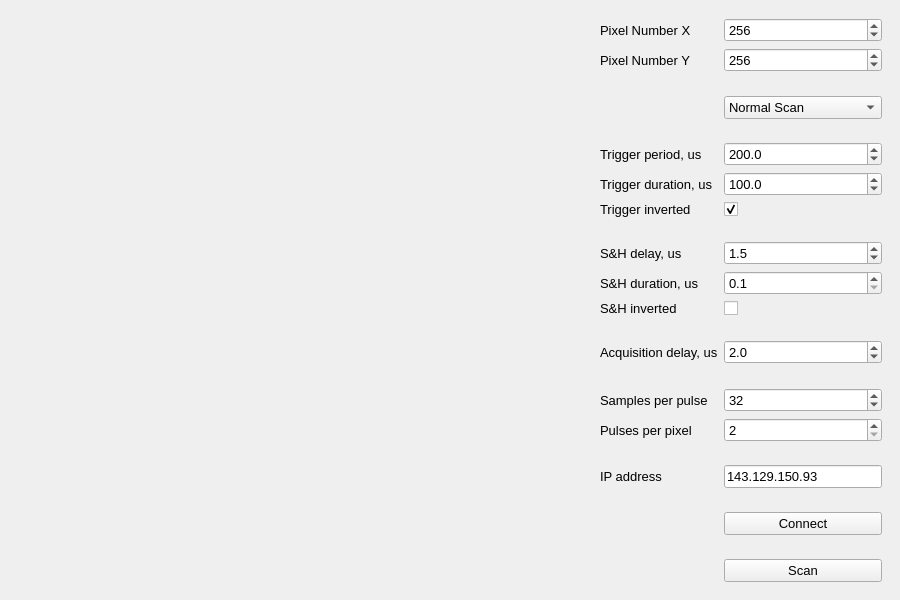
<?xml version="1.0" encoding="UTF-8"?>
<ui version="4.0">
 <class>Scanner</class>
 <widget class="QMainWindow" name="Scanner">
  <property name="geometry">
   <rect>
    <x>0</x>
    <y>0</y>
    <width>900</width>
    <height>600</height>
   </rect>
  </property>
  <property name="windowTitle">
   <string>Scanner</string>
  </property>
  <widget class="QWidget" name="centralWidget">
   <property name="minimumSize">
    <size>
     <width>800</width>
     <height>600</height>
    </size>
   </property>
   <layout class="QHBoxLayout" name="horizontalLayout">
    <item>
     <widget class="QWidget" name="plotWidget" native="true">
      <property name="sizePolicy">
       <sizepolicy hsizetype="Expanding" vsizetype="Preferred">
        <horstretch>0</horstretch>
        <verstretch>0</verstretch>
       </sizepolicy>
      </property>
      <property name="minimumSize">
       <size>
        <width>0</width>
        <height>0</height>
       </size>
      </property>
      <layout class="QVBoxLayout" name="plotLayout"/>
     </widget>
    </item>
    <item>
     <widget class="QWidget" name="controlWidget" native="true">
      <property name="sizePolicy">
       <sizepolicy hsizetype="Maximum" vsizetype="Preferred">
        <horstretch>0</horstretch>
        <verstretch>0</verstretch>
       </sizepolicy>
      </property>
      <property name="minimumSize">
       <size>
        <width>300</width>
        <height>0</height>
       </size>
      </property>
      <property name="font">
       <font>
        <pointsize>10</pointsize>
       </font>
      </property>
      <layout class="QFormLayout" name="formLayout">
       <property name="fieldGrowthPolicy">
        <enum>QFormLayout::AllNonFixedFieldsGrow</enum>
       </property>
       <item row="0" column="0">
        <widget class="QLabel" name="label">
         <property name="text">
          <string>Pixel Number X</string>
         </property>
        </widget>
       </item>
       <item row="0" column="1">
        <widget class="QSpinBox" name="xsizeValue">
         <property name="minimum">
          <number>4</number>
         </property>
         <property name="maximum">
          <number>1024</number>
         </property>
         <property name="value">
          <number>256</number>
         </property>
        </widget>
       </item>
       <item row="1" column="0">
        <widget class="QLabel" name="label_2">
         <property name="text">
          <string>Pixel Number Y</string>
         </property>
        </widget>
       </item>
       <item row="1" column="1">
        <widget class="QSpinBox" name="ysizeValue">
         <property name="minimum">
          <number>4</number>
         </property>
         <property name="maximum">
          <number>1024</number>
         </property>
         <property name="value">
          <number>256</number>
         </property>
        </widget>
       </item>
       <item row="2" column="1">
        <spacer name="spacer_0">
         <property name="orientation">
          <enum>Qt::Vertical</enum>
         </property>
         <property name="sizeHint" stdset="0">
          <size>
           <width>20</width>
           <height>40</height>
          </size>
         </property>
        </spacer>
       </item>
       <item row="3" column="1">
        <widget class="QComboBox" name="comboBoxScan">
         <item>
          <property name="text">
           <string>Normal Scan</string>
          </property>
         </item>
         <item>
          <property name="text">
           <string>Hilbert Scan</string>
          </property>
         </item>
         <item>
          <property name="text">
           <string>Random Scan</string>
          </property>
         </item>
         <item>
          <property name="text">
           <string>Snake Scan</string>
          </property>
         </item>
        </widget>
       </item>
       <item row="4" column="1">
        <spacer name="verticalSpacer_2">
         <property name="orientation">
          <enum>Qt::Vertical</enum>
         </property>
         <property name="sizeHint" stdset="0">
          <size>
           <width>20</width>
           <height>40</height>
          </size>
         </property>
        </spacer>
       </item>
       <item row="5" column="0">
        <widget class="QLabel" name="periodLabel">
         <property name="text">
          <string>Trigger period, us</string>
         </property>
        </widget>
       </item>
       <item row="5" column="1">
        <widget class="QDoubleSpinBox" name="periodValue">
         <property name="decimals">
          <number>1</number>
         </property>
         <property name="minimum">
          <double>1.000000000000000</double>
         </property>
         <property name="maximum">
          <double>1000.000000000000000</double>
         </property>
         <property name="singleStep">
          <double>0.100000000000000</double>
         </property>
         <property name="value">
          <double>200.000000000000000</double>
         </property>
        </widget>
       </item>
       <item row="6" column="0">
        <widget class="QLabel" name="trgtimeLabel">
         <property name="text">
          <string>Trigger duration, us</string>
         </property>
        </widget>
       </item>
       <item row="6" column="1">
        <widget class="QDoubleSpinBox" name="trgtimeValue">
         <property name="decimals">
          <number>1</number>
         </property>
         <property name="minimum">
          <double>0.100000000000000</double>
         </property>
         <property name="maximum">
          <double>1000.000000000000000</double>
         </property>
         <property name="singleStep">
          <double>0.100000000000000</double>
         </property>
         <property name="value">
          <double>100.000000000000000</double>
         </property>
        </widget>
       </item>
       <item row="7" column="0">
        <widget class="QLabel" name="trginvLabel">
         <property name="text">
          <string>Trigger inverted</string>
         </property>
        </widget>
       </item>
       <item row="7" column="1">
        <widget class="QCheckBox" name="trginvCheck">
         <property name="text">
          <string/>
         </property>
         <property name="checked">
          <bool>true</bool>
         </property>
        </widget>
       </item>
       <item row="8" column="1">
        <spacer name="spacer_1">
         <property name="orientation">
          <enum>Qt::Vertical</enum>
         </property>
         <property name="sizeHint" stdset="0">
          <size>
           <width>20</width>
           <height>40</height>
          </size>
         </property>
        </spacer>
       </item>
       <item row="9" column="0">
        <widget class="QLabel" name="shdelayLabel">
         <property name="text">
          <string>S&amp;H delay, us</string>
         </property>
        </widget>
       </item>
       <item row="9" column="1">
        <widget class="QDoubleSpinBox" name="shdelayValue">
         <property name="decimals">
          <number>1</number>
         </property>
         <property name="minimum">
          <double>0.000000000000000</double>
         </property>
         <property name="maximum">
          <double>1000.000000000000000</double>
         </property>
         <property name="singleStep">
          <double>0.100000000000000</double>
         </property>
         <property name="value">
          <double>1.500000000000000</double>
         </property>
        </widget>
       </item>
       <item row="10" column="0">
        <widget class="QLabel" name="shtimeLabel">
         <property name="text">
          <string>S&amp;H duration, us</string>
         </property>
        </widget>
       </item>
       <item row="10" column="1">
        <widget class="QDoubleSpinBox" name="shtimeValue">
         <property name="decimals">
          <number>1</number>
         </property>
         <property name="minimum">
          <double>0.100000000000000</double>
         </property>
         <property name="maximum">
          <double>1000.000000000000000</double>
         </property>
         <property name="singleStep">
          <double>0.100000000000000</double>
         </property>
         <property name="value">
          <double>0.100000000000000</double>
         </property>
        </widget>
       </item>
       <item row="11" column="0">
        <widget class="QLabel" name="shinvLabel">
         <property name="text">
          <string>S&amp;H inverted</string>
         </property>
        </widget>
       </item>
       <item row="11" column="1">
        <widget class="QCheckBox" name="shinvCheck">
         <property name="text">
          <string/>
         </property>
        </widget>
       </item>
       <item row="12" column="1">
        <spacer name="spacer_2">
         <property name="orientation">
          <enum>Qt::Vertical</enum>
         </property>
         <property name="sizeHint" stdset="0">
          <size>
           <width>20</width>
           <height>40</height>
          </size>
         </property>
        </spacer>
       </item>
       <item row="13" column="0">
        <widget class="QLabel" name="acqdelayLabel">
         <property name="text">
          <string>Acquisition delay, us</string>
         </property>
        </widget>
       </item>
       <item row="13" column="1">
        <widget class="QDoubleSpinBox" name="acqdelayValue">
         <property name="decimals">
          <number>1</number>
         </property>
         <property name="minimum">
          <double>0.000000000000000</double>
         </property>
         <property name="maximum">
          <double>1000.000000000000000</double>
         </property>
         <property name="singleStep">
          <double>0.100000000000000</double>
         </property>
         <property name="value">
          <double>2.000000000000000</double>
         </property>
        </widget>
       </item>
       <item row="14" column="1">
        <spacer name="spacer_3">
         <property name="orientation">
          <enum>Qt::Vertical</enum>
         </property>
         <property name="sizeHint" stdset="0">
          <size>
           <width>20</width>
           <height>40</height>
          </size>
         </property>
        </spacer>
       </item>
       <item row="15" column="0">
        <widget class="QLabel" name="samplesLabel">
         <property name="text">
          <string>Samples per pulse</string>
         </property>
        </widget>
       </item>
       <item row="15" column="1">
        <widget class="QSpinBox" name="samplesValue">
         <property name="minimum">
          <number>2</number>
         </property>
         <property name="maximum">
          <number>256</number>
         </property>
         <property name="singleStep">
          <number>1</number>
         </property>
         <property name="value">
          <number>32</number>
         </property>
        </widget>
       </item>
       <item row="16" column="0">
        <widget class="QLabel" name="pulsesLabel">
         <property name="text">
          <string>Pulses per pixel</string>
         </property>
        </widget>
       </item>
       <item row="16" column="1">
        <widget class="QSpinBox" name="pulsesValue">
         <property name="minimum">
          <number>2</number>
         </property>
         <property name="maximum">
          <number>256</number>
         </property>
        </widget>
       </item>
       <item row="17" column="1">
        <spacer name="spacer_4">
         <property name="orientation">
          <enum>Qt::Vertical</enum>
         </property>
         <property name="sizeHint" stdset="0">
          <size>
           <width>20</width>
           <height>40</height>
          </size>
         </property>
        </spacer>
       </item>
       <item row="18" column="0">
        <widget class="QLabel" name="addrLabel">
         <property name="text">
          <string>IP address</string>
         </property>
        </widget>
       </item>
       <item row="18" column="1">
        <widget class="QLineEdit" name="addrValue">
         <property name="text">
          <string>143.129.150.93</string>
         </property>
        </widget>
       </item>
       <item row="19" column="1">
        <spacer name="spacer_5">
         <property name="orientation">
          <enum>Qt::Vertical</enum>
         </property>
         <property name="sizeHint" stdset="0">
          <size>
           <width>20</width>
           <height>40</height>
          </size>
         </property>
        </spacer>
       </item>
       <item row="20" column="1">
        <widget class="QPushButton" name="connectButton">
         <property name="text">
          <string>Connect</string>
         </property>
        </widget>
       </item>
       <item row="21" column="1">
        <spacer name="verticalSpacer">
         <property name="orientation">
          <enum>Qt::Vertical</enum>
         </property>
         <property name="sizeHint" stdset="0">
          <size>
           <width>20</width>
           <height>40</height>
          </size>
         </property>
        </spacer>
       </item>
       <item row="22" column="1">
        <widget class="QPushButton" name="scanButton">
         <property name="text">
          <string>Scan</string>
         </property>
        </widget>
       </item>
      </layout>
     </widget>
    </item>
   </layout>
  </widget>
 </widget>
 <resources/>
 <connections/>
</ui>
